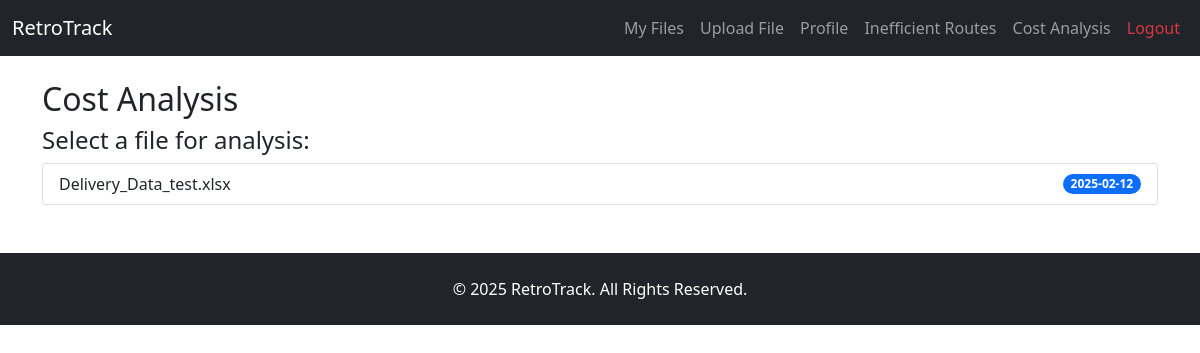
The page /cost_analysis (signed in) on the database as committed earlier.
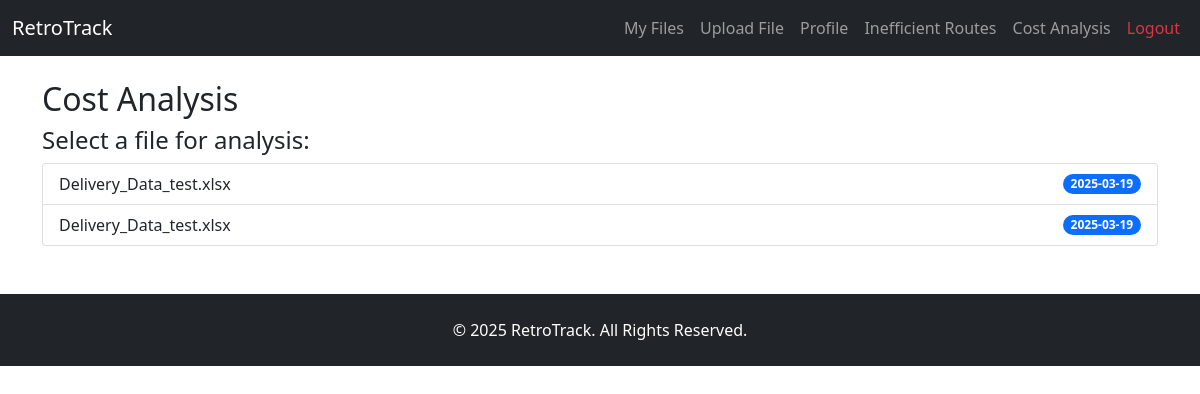
The same page on the database as committed later.
### app.py (models this page shows, shortened)
class File(db.Model):
    id = db.Column(db.Integer, primary_key=True)
    filename = db.Column(db.String(255), nullable=False)
    upload_date = db.Column(db.DateTime, nullable=False, default=datetime.utcnow)
    size = db.Column(db.Float, nullable=False)
    user_id = db.Column(db.Integer, nullable=False)  # storing owner user id
    parsed_data = db.Column(db.Text, nullable=True)

### app.py (the view, shortened to what this page needs)
@app.route('/cost_analysis', defaults={'file_id': None})
@app.route('/cost_analysis/<int:file_id>')
def cost_analysis(file_id):
    if 'user_id' not in session:
        flash("Login required.", "danger")
        return redirect(url_for('login'))
    if file_id is None:
        files_list = File.query.filter_by(user_id=session['user_id']).all()
        return render_template("cost_analysis.html",
                               files=files_list,
                               cost_data=None,
                               chart_url=None,
                               selected_file=None)

### app.py (called while the page is built)
@app.context_processor
def inject_now():
    return {"now": datetime.utcnow()}

### templates/cost_analysis.html (shortened to what this page needs)
{% extends "base.html" %}
{% block content %}
    <h2>Cost Analysis</h2>
    {% if files %}
        <h4>Select a file for analysis:</h4>
        <div class="list-group">
            {% for file in files %}
                <a href="{{ url_for('cost_analysis', file_id=file.id) }}"
                   class="list-group-item list-group-item-action d-flex justify-content-between align-items-center">
                    {{ file.filename }}
                    <span class="badge bg-primary rounded-pill">
            {{ file.upload_date.strftime('%Y-%m-%d') }}
          </span>
                </a>
            {% endfor %}
        </div>
    {% else %}
        <p>No cost analysis data available for this file.</p>
        <a href="{{ url_for('cost_analysis') }}" class="btn btn-secondary">
            Back to File Selection
        </a>
    {% endif %}
{% endblock %}

Rows that differ between the two databases and show on the page:
changed File (number 1 of 2 on the later page): upload_date "2025-02-12" → "2025-03-19"
added File: filename "Delivery_Data_test.xlsx", upload_date "2025-03-19"
